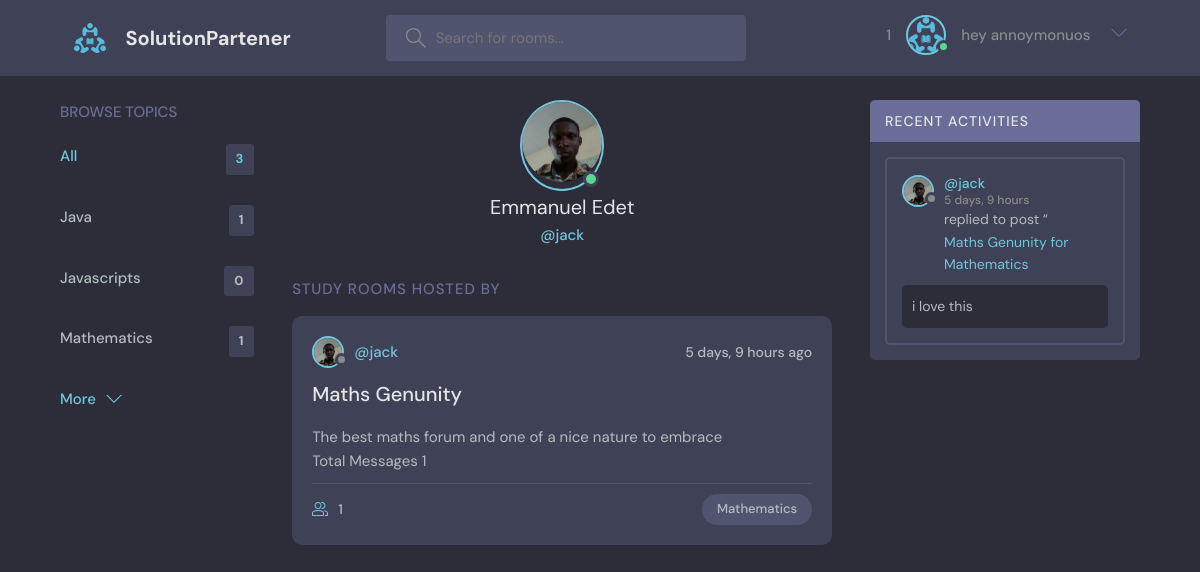
Before: /profile/1 with the older database file.
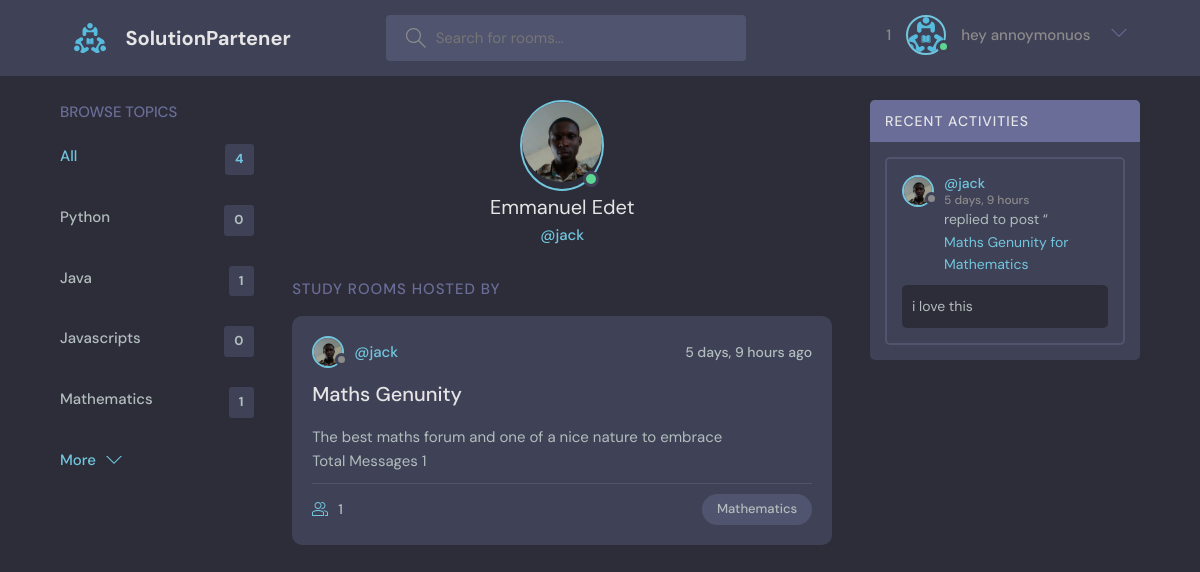
After: the same page with the newer database file.
### Base/models.py (models this page shows, shortened)
class User(AbstractUser):
    avatar = models.ImageField(upload_to="images", default="avatar.svg")
    email = models.EmailField(null=True, unique=True)
    bio = models.TextField(null=True)
    USERNAME_FIELD = 'email'
    REQUIRED_FIELDS = ['username']

class Message(models.Model):
    user = models.ForeignKey(User, on_delete=models.SET_NULL, null=True)
    room = models.ForeignKey(Room, on_delete=models.SET_NULL, null=True)
    body = models.TextField(null=False, blank=False)
    updated = models.DateTimeField(auto_now=True)
    created = models.DateTimeField(auto_now_add=True)
    class Meta:
        verbose_name_plural = "Messages"
        verbose_name = "Message"
        ordering = ("-updated", )

class Topic(models.Model):
    name = models.CharField(max_length=200)
    created  = models.DateTimeField(auto_now_add=True)
    updated = models.DateTimeField(auto_now=True)
    class Meta:
        verbose_name_plural = "Topics"
        verbose_name = "Topic"
        ordering = ("-updated", "-created")

class Room(models.Model):
    host =  models.ForeignKey(User, on_delete=models.CASCADE)
    topic = models.ForeignKey(Topic, on_delete=models.CASCADE)
    name = models.CharField(max_length=50)
    description = models.TextField(null=True, blank=True)
    participants = models.ManyToManyField(User, related_name="participants", blank=True)
    updated = models.DateTimeField(auto_now=True)
    created = models.DateTimeField(auto_now_add=True)
    def __str__(self):
        return f'{self.name } for {self.topic.name}'
    class Meta:
        verbose_name_plural = "Rooms"
        verbose_name = "Room"
        ordering = ("-updated", )

### Base/views.py (the view)
# urls.py: path('profile/<str:pk>', userprofile, name='profile'),
def userprofile(request, pk):
    if request.user.is_authenticated:
        if request.user.first_name == '' and request.user.last_name == '':
            return redirect('edit_user')
    else:
        pass
    roomer = True
    print(roomer)
    user = User.objects.get(pk=pk)
    rooms = user.room_set.all()
    room_messages = user.message_set.all()
    topics = Topic.objects.all()
    context = {'user': user, 'room': rooms, 'room_messages': room_messages, 'topic': topics, 'roomer': roomer}
    return render(request, 'Base/user_profile.html', context)

### Base/templates/Base/user_profile.html (shortened to what this page needs)
{% extends "base/main.html" %}
{% block content %}
  <main class="profile-page layout layout--3">
    <div class="container">
      <div class="topics">
        {% include "components/topic_sidebar.html" %}
      </div>
      <div class="roomList">
        <div class="profile">
          <div class="profile__avatar">
            <div class="avatar avatar--large active">
              <a href="{{ user.avatar.url }}" style="text-decoration: none;">
                  <img src="{{ user.avatar.url }}" />
              </a>
            </div>
          </div>
          <div class="profile__info">
            <h3>{% if user.first_name and user.last_name %} {{ user.get_full_name }} {% else %} {{ user.username }} {% endif %}</h3>
            <p>@{{ user.username }}</p>
          </div>
        </div>
        <div class="roomList__header">
          <div>
            <h2>Study Rooms Hosted by {{ request.user.username }}</a>
            </h2>
          </div>
        </div>
        {% include "components/room_sidebar.html" %}
      </div>
      <div class="activities">
        {% include "components/recent_activities.html" %}
      </div>
    </div>
  </main>
{% endblock content %}

### templates/base/main.html (shortened to what this page needs)
{% load static %}
<!DOCTYPE html>
<html lang="en">
  <head>
    <link rel="stylesheet" href="{% static 'styles/style.css' %}" />
  </head>
  <body>
    <header class="header header--loggedIn">
        {% include "components/nav.html" %}
    </header>
    {% block content %}{% endblock %}
  </body>
</html>

### templates/components/nav.html (shortened to what this page needs)
{% load static %}
<div class="container">
    <a href="/" class="header__logo">
      <img src="{% static 'images/logo.svg' %}" />
      <h1>SolutionPartener</h1>
    </a>
    <form class="header__search" method="get">
      <label>
        <input type="text" placeholder="Search for rooms..." name="q"/>
      </label>
    </form>
    <nav class="header__menu">
      <div class="header__user">
        <a href="{% if request.user.is_authenticated %} {% url "profile" request.user.pk %}  {% endif %}">
          <sup> {{user.message_set.all|length}} </sup>
          <div class="avatar avatar--medium active">
            <img src="{% if request.user.is_authenticated %}{{ user.avatar.url }} {% else %} {% static "images/logo.svg" %} {% endif %}" />
          </div>
          <p>{% if request.user.is_authenticated %} {{ request.user.username }} <span>@{{ request.user.username }} </span>{% else %} hey annoymonuos {% endif %}</p>
        </a>
        <button class="dropdown-button">
          <svg version="1.1" xmlns="http://www.w3.org/2000/svg" width="32" height="32" viewBox="0 0 32 32">
            <title>chevron-down</title>
            <path d="M16 21l-13-13h-3l16 16 16-16h-3l-13 13z"></path>
          </svg>
        </button>
      </div>
    </nav>
  </div>

### templates/components/topic_sidebar.html
    <div class="topics__header">
        <h2>Browse Topics</h2>
    </div>
    <ul class="topics__list">
        <li>
        <a href="/" class="active">All <span>{{ topic|length }}</span></a>
        </li>
    {% for topics in topic %}
        <li>
            <a href="{% url 'home' %}?q={{topics.name}} "> {{ topics.name }}  <span>{{ topics.room_set.all|length }}</span></a>
        </li>
    {% endfor %}
    </ul>
    <a class="btn btn--link" href="{% url "topics" %}">
        More
        <svg version="1.1" xmlns="http://www.w3.org/2000/svg" width="32" height="32" viewBox="0 0 32 32">
        <title>chevron-down</title>
        <path d="M16 21l-13-13h-3l16 16 16-16h-3l-13 13z"></path>
        </svg>
    </a>

### templates/components/room_sidebar.html (shortened to what this page needs)
{% if room %}
    {% for rooms in room %}
        <div class="roomListRoom">
            <div class="roomListRoom__header">
            <a href="{% url "profile" rooms.host.pk %}" class="roomListRoom__author">
                <div class="avatar avatar--small">
                <img src="{{rooms.host.avatar.url}}" />
                </div>
                <span>
                @{{ rooms.host.username }}
                </span>
            </a>
            <div class="roomListRoom__actions">
                <span>{{rooms.created|timesince }} ago</span>
            </div>
            </div>
            <div class="roomListRoom__content">
            <a href="{% url 'rooms' rooms.id %}"> {{ rooms.name }} </a>
            <p>
                {{ rooms.description }}
            </p>
            <p>Total Messag{{room_messages|pluralize:"es,e" }} {{ rooms.message_set.all|length }} </p>
            </div>
            <div class="roomListRoom__meta">
            <a href="room.html" class="roomListRoom__joined">
                {{ rooms.participants.count }}
            </a>
            <p class="roomListRoom__topic">{{ rooms.topic.name }}</p>
            </div>
        </div>
    {% endfor %}
{% else %}
    <p> No room found </p>
{% endif %}

### templates/components/recent_activities.html (shortened to what this page needs)
<div class="activities__header">
<h2>Recent Activities</h2>
</div>
{% if room_messages %}
    {% for message in room_messages %}
    <div class="activities__box">
            <div class="activities__boxHeader roomListRoom__header">
                <a href="{% if message.user %} {% url 'profile' message.user.pk %} {% endif %}" class="roomListRoom__author">
                    <div class="avatar avatar--small">
                    <img src="{{message.user.avatar.url}}" />
                    </div>
                    <p>
                        @{{message.user.username}}
                        <span>{{message.created|timesince}}</span>
                    </p>
                </a>
            </div>
            <div class="activities__boxContent">
                <p>replied to post “<a href="{% if message.room %} {% url "rooms" message.room.pk %} {% endif %}"> {{message.room}} </a></p>
                <div class="activities__boxRoomContent">
                    {{ message.body }}
                </div>
            </div>
    </div>
    {% endfor %}
{% endif %}

Changed rows visible on the page:
added Topic: name "Python", room_set.all|length "0"
Other visible differences:
{{ topic|length }}: "3" → "4"
